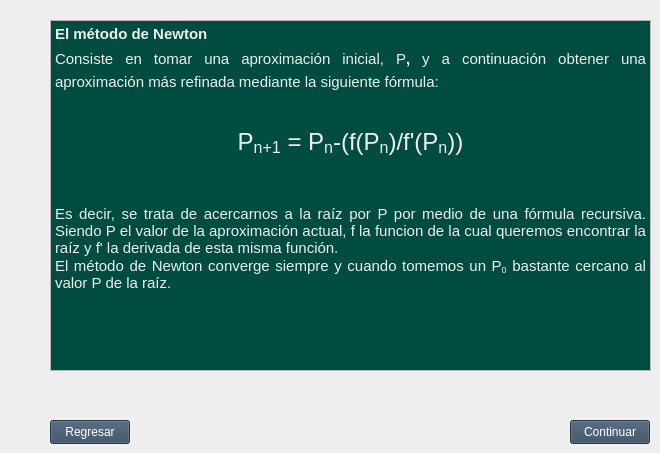
  <widget class="QWidget" name="centralwidget">
   <widget class="QPushButton" name="pushButton">
    <property name="geometry">
     <rect>
      <x>50</x>
      <y>420</y>
      <width>80</width>
      <height>24</height>
     </rect>
    </property>
    <property name="palette">
     <palette>
      <active>
       <colorrole role="WindowText">
        <brush brushstyle="SolidPattern">
         <color alpha="255">
          <red>255</red>
          <green>255</green>
          <blue>255</blue>
         </color>
        </brush>
       </colorrole>
       <colorrole role="Button">
        <brush brushstyle="SolidPattern">
         <color alpha="255">
          <red>53</red>
          <green>73</green>
          <blue>94</blue>
         </color>
        </brush>
       </colorrole>
       <colorrole role="Light">
        <brush brushstyle="SolidPattern">
         <color alpha="255">
          <red>79</red>
          <green>109</green>
          <blue>141</blue>
         </color>
        </brush>
       </colorrole>
       <colorrole role="Midlight">
        <brush brushstyle="SolidPattern">
         <color alpha="255">
          <red>66</red>
          <green>91</green>
          <blue>117</blue>
         </color>
        </brush>
       </colorrole>
       <colorrole role="Dark">
        <brush brushstyle="SolidPattern">
         <color alpha="255">
          <red>26</red>
          <green>36</green>
          <blue>47</blue>
         </color>
        </brush>
       </colorrole>
       <colorrole role="Mid">
        <brush brushstyle="SolidPattern">
         <color alpha="255">
          <red>35</red>
          <green>48</green>
          <blue>62</blue>
         </color>
        </brush>
       </colorrole>
       <colorrole role="Text">
        <brush brushstyle="SolidPattern">
         <color alpha="255">
          <red>255</red>
          <green>255</green>
          <blue>255</blue>
         </color>
        </brush>
       </colorrole>
       <colorrole role="BrightText">
        <brush brushstyle="SolidPattern">
         <color alpha="255">
          <red>255</red>
          <green>255</green>
          <blue>255</blue>
         </color>
        </brush>
       </colorrole>
       <colorrole role="ButtonText">
        <brush brushstyle="SolidPattern">
         <color alpha="255">
          <red>255</red>
          <green>255</green>
          <blue>255</blue>
         </color>
        </brush>
       </colorrole>
       <colorrole role="Base">
        <brush brushstyle="SolidPattern">
         <color alpha="255">
          <red>0</red>
          <green>0</green>
          <blue>0</blue>
         </color>
        </brush>
       </colorrole>
       <colorrole role="Window">
        <brush brushstyle="SolidPattern">
         <color alpha="255">
          <red>53</red>
          <green>73</green>
          <blue>94</blue>
         </color>
        </brush>
       </colorrole>
       <colorrole role="Shadow">
        <brush brushstyle="SolidPattern">
         <color alpha="255">
          <red>0</red>
          <green>0</green>
          <blue>0</blue>
         </color>
        </brush>
       </colorrole>
       <colorrole role="AlternateBase">
        <brush brushstyle="SolidPattern">
         <color alpha="255">
          <red>26</red>
          <green>36</green>
          <blue>47</blue>
         </color>
        </brush>
       </colorrole>
       <colorrole role="ToolTipBase">
        <brush brushstyle="SolidPattern">
         <color alpha="255">
          <red>255</red>
          <green>255</green>
          <blue>220</blue>
         </color>
        </brush>
       </colorrole>
       <colorrole role="ToolTipText">
        <brush brushstyle="SolidPattern">
         <color alpha="255">
          <red>0</red>
          <green>0</green>
          <blue>0</blue>
         </color>
        </brush>
       </colorrole>
       <colorrole role="PlaceholderText">
        <brush brushstyle="SolidPattern">
         <color alpha="128">
          <red>255</red>
          <green>255</green>
          <blue>255</blue>
         </color>
        </brush>
       </colorrole>
      </active>
      <inactive>
       <colorrole role="WindowText">
        <brush brushstyle="SolidPattern">
         <color alpha="255">
          <red>255</red>
          <green>255</green>
          <blue>255</blue>
         </color>
        </brush>
       </colorrole>
       <colorrole role="Button">
        <brush brushstyle="SolidPattern">
         <color alpha="255">
          <red>53</red>
          <green>73</green>
          <blue>94</blue>
         </color>
        </brush>
       </colorrole>
       <colorrole role="Light">
        <brush brushstyle="SolidPattern">
         <color alpha="255">
          <red>79</red>
          <green>109</green>
          <blue>141</blue>
         </color>
        </brush>
       </colorrole>
       <colorrole role="Midlight">
        <brush brushstyle="SolidPattern">
         <color alpha="255">
          <red>66</red>
          <green>91</green>
          <blue>117</blue>
         </color>
        </brush>
       </colorrole>
       <colorrole role="Dark">
        <brush brushstyle="SolidPattern">
         <color alpha="255">
          <red>26</red>
          <green>36</green>
          <blue>47</blue>
         </color>
        </brush>
       </colorrole>
       <colorrole role="Mid">
        <brush brushstyle="SolidPattern">
         <color alpha="255">
          <red>35</red>
          <green>48</green>
          <blue>62</blue>
         </color>
        </brush>
       </colorrole>
       <colorrole role="Text">
        <brush brushstyle="SolidPattern">
         <color alpha="255">
          <red>255</red>
          <green>255</green>
          <blue>255</blue>
         </color>
        </brush>
       </colorrole>
       <colorrole role="BrightText">
        <brush brushstyle="SolidPattern">
         <color alpha="255">
          <red>255</red>
          <green>255</green>
          <blue>255</blue>
         </color>
        </brush>
       </colorrole>
       <colorrole role="ButtonText">
        <brush brushstyle="SolidPattern">
         <color alpha="255">
          <red>255</red>
          <green>255</green>
          <blue>255</blue>
         </color>
        </brush>
       </colorrole>
       <colorrole role="Base">
        <brush brushstyle="SolidPattern">
         <color alpha="255">
          <red>0</red>
          <green>0</green>
          <blue>0</blue>
         </color>
        </brush>
       </colorrole>
       <colorrole role="Window">
        <brush brushstyle="SolidPattern">
         <color alpha="255">
          <red>53</red>
          <green>73</green>
          <blue>94</blue>
         </color>
        </brush>
       </colorrole>
       <colorrole role="Shadow">
        <brush brushstyle="SolidPattern">
         <color alpha="255">
          <red>0</red>
          <green>0</green>
          <blue>0</blue>
         </color>
        </brush>
       </colorrole>
       <colorrole role="AlternateBase">
        <brush brushstyle="SolidPattern">
         <color alpha="255">
          <red>26</red>
          <green>36</green>
          <blue>47</blue>
         </color>
        </brush>
       </colorrole>
       <colorrole role="ToolTipBase">
        <brush brushstyle="SolidPattern">
         <color alpha="255">
          <red>255</red>
          <green>255</green>
          <blue>220</blue>
         </color>
        </brush>
       </colorrole>
       <colorrole role="ToolTipText">
        <brush brushstyle="SolidPattern">
         <color alpha="255">
          <red>0</red>
          <green>0</green>
          <blue>0</blue>
         </color>
        </brush>
       </colorrole>
       <colorrole role="PlaceholderText">
        <brush brushstyle="SolidPattern">
         <color alpha="128">
          <red>255</red>
          <green>255</green>
          <blue>255</blue>
         </color>
        </brush>
       </colorrole>
      </inactive>
      <disabled>
       <colorrole role="WindowText">
        <brush brushstyle="SolidPattern">
         <color alpha="255">
          <red>26</red>
          <green>36</green>
          <blue>47</blue>
         </color>
        </brush>
       </colorrole>
       <colorrole role="Button">
        <brush brushstyle="SolidPattern">
         <color alpha="255">
          <red>53</red>
          <green>73</green>
          <blue>94</blue>
         </color>
        </brush>
       </colorrole>
       <colorrole role="Light">
        <brush brushstyle="SolidPattern">
         <color alpha="255">
          <red>79</red>
          <green>109</green>
          <blue>141</blue>
         </color>
        </brush>
       </colorrole>
       <colorrole role="Midlight">
        <brush brushstyle="SolidPattern">
         <color alpha="255">
          <red>66</red>
          <green>91</green>
          <blue>117</blue>
         </color>
        </brush>
       </colorrole>
       <colorrole role="Dark">
        <brush brushstyle="SolidPattern">
         <color alpha="255">
          <red>26</red>
          <green>36</green>
          <blue>47</blue>
         </color>
        </brush>
       </colorrole>
       <colorrole role="Mid">
        <brush brushstyle="SolidPattern">
         <color alpha="255">
          <red>35</red>
          <green>48</green>
          <blue>62</blue>
         </color>
        </brush>
       </colorrole>
       <colorrole role="Text">
        <brush brushstyle="SolidPattern">
         <color alpha="255">
          <red>26</red>
          <green>36</green>
          <blue>47</blue>
         </color>
        </brush>
       </colorrole>
       <colorrole role="BrightText">
        <brush brushstyle="SolidPattern">
         <color alpha="255">
          <red>255</red>
          <green>255</green>
          <blue>255</blue>
         </color>
        </brush>
       </colorrole>
       <colorrole role="ButtonText">
        <brush brushstyle="SolidPattern">
         <color alpha="255">
          <red>26</red>
          <green>36</green>
          <blue>47</blue>
         </color>
        </brush>
       </colorrole>
       <colorrole role="Base">
        <brush brushstyle="SolidPattern">
         <color alpha="255">
          <red>53</red>
          <green>73</green>
          <blue>94</blue>
         </color>
        </brush>
       </colorrole>
       <colorrole role="Window">
        <brush brushstyle="SolidPattern">
         <color alpha="255">
          <red>53</red>
          <green>73</green>
          <blue>94</blue>
         </color>
        </brush>
       </colorrole>
       <colorrole role="Shadow">
        <brush brushstyle="SolidPattern">
         <color alpha="255">
          <red>0</red>
          <green>0</green>
          <blue>0</blue>
         </color>
        </brush>
       </colorrole>
       <colorrole role="AlternateBase">
        <brush brushstyle="SolidPattern">
         <color alpha="255">
          <red>53</red>
          <green>73</green>
          <blue>94</blue>
         </color>
        </brush>
       </colorrole>
       <colorrole role="ToolTipBase">
        <brush brushstyle="SolidPattern">
         <color alpha="255">
          <red>255</red>
          <green>255</green>
          <blue>220</blue>
         </color>
        </brush>
       </colorrole>
       <colorrole role="ToolTipText">
        <brush brushstyle="SolidPattern">
         <color alpha="255">
          <red>0</red>
          <green>0</green>
          <blue>0</blue>
         </color>
        </brush>
       </colorrole>
       <colorrole role="PlaceholderText">
        <brush brushstyle="SolidPattern">
         <color alpha="128">
          <red>255</red>
          <green>255</green>
          <blue>255</blue>
         </color>
        </brush>
       </colorrole>
      </disabled>
     </palette>
    </property>
    <property name="text">
     <string>Regresar</string>
    </property>
   </widget>
   <widget class="QPushButton" name="pushButton_2">
    <property name="geometry">
     <rect>
      <x>570</x>
      <y>420</y>
      <width>80</width>
      <height>24</height>
     </rect>
    </property>
    <property name="palette">
     <palette>
      <active>
       <colorrole role="WindowText">
        <brush brushstyle="SolidPattern">
         <color alpha="255">
          <red>255</red>
          <green>255</green>
          <blue>255</blue>
         </color>
        </brush>
       </colorrole>
       <colorrole role="Button">
        <brush brushstyle="SolidPattern">
         <color alpha="255">
          <red>53</red>
          <green>73</green>
          <blue>94</blue>
         </color>
        </brush>
       </colorrole>
       <colorrole role="Light">
        <brush brushstyle="SolidPattern">
         <color alpha="255">
          <red>79</red>
          <green>109</green>
          <blue>141</blue>
         </color>
        </brush>
       </colorrole>
       <colorrole role="Midlight">
        <brush brushstyle="SolidPattern">
         <color alpha="255">
          <red>66</red>
          <green>91</green>
          <blue>117</blue>
         </color>
        </brush>
       </colorrole>
       <colorrole role="Dark">
        <brush brushstyle="SolidPattern">
         <color alpha="255">
          <red>26</red>
          <green>36</green>
          <blue>47</blue>
         </color>
        </brush>
       </colorrole>
       <colorrole role="Mid">
        <brush brushstyle="SolidPattern">
         <color alpha="255">
          <red>35</red>
          <green>48</green>
          <blue>62</blue>
         </color>
        </brush>
       </colorrole>
       <colorrole role="Text">
        <brush brushstyle="SolidPattern">
         <color alpha="255">
          <red>255</red>
          <green>255</green>
          <blue>255</blue>
         </color>
        </brush>
       </colorrole>
       <colorrole role="BrightText">
        <brush brushstyle="SolidPattern">
         <color alpha="255">
          <red>255</red>
          <green>255</green>
          <blue>255</blue>
         </color>
        </brush>
       </colorrole>
       <colorrole role="ButtonText">
        <brush brushstyle="SolidPattern">
         <color alpha="255">
          <red>255</red>
          <green>255</green>
          <blue>255</blue>
         </color>
        </brush>
       </colorrole>
       <colorrole role="Base">
        <brush brushstyle="SolidPattern">
         <color alpha="255">
          <red>0</red>
          <green>0</green>
          <blue>0</blue>
         </color>
        </brush>
       </colorrole>
       <colorrole role="Window">
        <brush brushstyle="SolidPattern">
         <color alpha="255">
          <red>53</red>
          <green>73</green>
          <blue>94</blue>
         </color>
        </brush>
       </colorrole>
       <colorrole role="Shadow">
        <brush brushstyle="SolidPattern">
         <color alpha="255">
          <red>0</red>
          <green>0</green>
          <blue>0</blue>
         </color>
        </brush>
       </colorrole>
       <colorrole role="AlternateBase">
        <brush brushstyle="SolidPattern">
         <color alpha="255">
          <red>26</red>
          <green>36</green>
          <blue>47</blue>
         </color>
        </brush>
       </colorrole>
       <colorrole role="ToolTipBase">
        <brush brushstyle="SolidPattern">
         <color alpha="255">
          <red>255</red>
          <green>255</green>
          <blue>220</blue>
         </color>
        </brush>
       </colorrole>
       <colorrole role="ToolTipText">
        <brush brushstyle="SolidPattern">
         <color alpha="255">
          <red>0</red>
          <green>0</green>
          <blue>0</blue>
         </color>
        </brush>
       </colorrole>
       <colorrole role="PlaceholderText">
        <brush brushstyle="SolidPattern">
         <color alpha="128">
          <red>255</red>
          <green>255</green>
          <blue>255</blue>
         </color>
        </brush>
       </colorrole>
      </active>
      <inactive>
       <colorrole role="WindowText">
        <brush brushstyle="SolidPattern">
         <color alpha="255">
          <red>255</red>
          <green>255</green>
          <blue>255</blue>
         </color>
        </brush>
       </colorrole>
       <colorrole role="Button">
        <brush brushstyle="SolidPattern">
         <color alpha="255">
          <red>53</red>
          <green>73</green>
          <blue>94</blue>
         </color>
        </brush>
       </colorrole>
       <colorrole role="Light">
        <brush brushstyle="SolidPattern">
         <color alpha="255">
          <red>79</red>
          <green>109</green>
          <blue>141</blue>
         </color>
        </brush>
       </colorrole>
       <colorrole role="Midlight">
        <brush brushstyle="SolidPattern">
         <color alpha="255">
          <red>66</red>
          <green>91</green>
          <blue>117</blue>
         </color>
        </brush>
       </colorrole>
       <colorrole role="Dark">
        <brush brushstyle="SolidPattern">
         <color alpha="255">
          <red>26</red>
          <green>36</green>
          <blue>47</blue>
         </color>
        </brush>
       </colorrole>
       <colorrole role="Mid">
        <brush brushstyle="SolidPattern">
         <color alpha="255">
          <red>35</red>
          <green>48</green>
          <blue>62</blue>
         </color>
        </brush>
       </colorrole>
       <colorrole role="Text">
        <brush brushstyle="SolidPattern">
         <color alpha="255">
          <red>255</red>
          <green>255</green>
          <blue>255</blue>
         </color>
        </brush>
       </colorrole>
       <colorrole role="BrightText">
        <brush brushstyle="SolidPattern">
         <color alpha="255">
          <red>255</red>
          <green>255</green>
          <blue>255</blue>
         </color>
        </brush>
       </colorrole>
       <colorrole role="ButtonText">
        <brush brushstyle="SolidPattern">
         <color alpha="255">
          <red>255</red>
          <green>255</green>
          <blue>255</blue>
         </color>
        </brush>
       </colorrole>
       <colorrole role="Base">
        <brush brushstyle="SolidPattern">
         <color alpha="255">
          <red>0</red>
          <green>0</green>
          <blue>0</blue>
         </color>
        </brush>
       </colorrole>
       <colorrole role="Window">
        <brush brushstyle="SolidPattern">
         <color alpha="255">
          <red>53</red>
          <green>73</green>
          <blue>94</blue>
         </color>
        </brush>
       </colorrole>
       <colorrole role="Shadow">
        <brush brushstyle="SolidPattern">
         <color alpha="255">
          <red>0</red>
          <green>0</green>
          <blue>0</blue>
         </color>
        </brush>
       </colorrole>
       <colorrole role="AlternateBase">
        <brush brushstyle="SolidPattern">
         <color alpha="255">
          <red>26</red>
          <green>36</green>
          <blue>47</blue>
         </color>
        </brush>
       </colorrole>
       <colorrole role="ToolTipBase">
        <brush brushstyle="SolidPattern">
         <color alpha="255">
          <red>255</red>
          <green>255</green>
          <blue>220</blue>
         </color>
        </brush>
       </colorrole>
       <colorrole role="ToolTipText">
        <brush brushstyle="SolidPattern">
         <color alpha="255">
          <red>0</red>
          <green>0</green>
          <blue>0</blue>
         </color>
        </brush>
       </colorrole>
       <colorrole role="PlaceholderText">
        <brush brushstyle="SolidPattern">
         <color alpha="128">
          <red>255</red>
          <green>255</green>
          <blue>255</blue>
         </color>
        </brush>
       </colorrole>
      </inactive>
      <disabled>
       <colorrole role="WindowText">
        <brush brushstyle="SolidPattern">
         <color alpha="255">
          <red>26</red>
          <green>36</green>
          <blue>47</blue>
         </color>
        </brush>
       </colorrole>
       <colorrole role="Button">
        <brush brushstyle="SolidPattern">
         <color alpha="255">
          <red>53</red>
          <green>73</green>
          <blue>94</blue>
         </color>
        </brush>
       </colorrole>
       <colorrole role="Light">
        <brush brushstyle="SolidPattern">
         <color alpha="255">
          <red>79</red>
          <green>109</green>
          <blue>141</blue>
         </color>
        </brush>
       </colorrole>
       <colorrole role="Midlight">
        <brush brushstyle="SolidPattern">
         <color alpha="255">
          <red>66</red>
          <green>91</green>
          <blue>117</blue>
         </color>
        </brush>
       </colorrole>
       <colorrole role="Dark">
        <brush brushstyle="SolidPattern">
         <color alpha="255">
          <red>26</red>
          <green>36</green>
          <blue>47</blue>
         </color>
        </brush>
       </colorrole>
       <colorrole role="Mid">
        <brush brushstyle="SolidPattern">
         <color alpha="255">
          <red>35</red>
          <green>48</green>
          <blue>62</blue>
         </color>
        </brush>
       </colorrole>
       <colorrole role="Text">
        <brush brushstyle="SolidPattern">
         <color alpha="255">
          <red>26</red>
          <green>36</green>
          <blue>47</blue>
         </color>
        </brush>
       </colorrole>
       <colorrole role="BrightText">
        <brush brushstyle="SolidPattern">
         <color alpha="255">
          <red>255</red>
          <green>255</green>
          <blue>255</blue>
         </color>
        </brush>
       </colorrole>
       <colorrole role="ButtonText">
        <brush brushstyle="SolidPattern">
         <color alpha="255">
          <red>26</red>
          <green>36</green>
          <blue>47</blue>
         </color>
        </brush>
       </colorrole>
       <colorrole role="Base">
        <brush brushstyle="SolidPattern">
         <color alpha="255">
          <red>53</red>
          <green>73</green>
          <blue>94</blue>
         </color>
        </brush>
       </colorrole>
       <colorrole role="Window">
        <brush brushstyle="SolidPattern">
         <color alpha="255">
          <red>53</red>
          <green>73</green>
          <blue>94</blue>
         </color>
        </brush>
       </colorrole>
       <colorrole role="Shadow">
        <brush brushstyle="SolidPattern">
         <color alpha="255">
          <red>0</red>
          <green>0</green>
          <blue>0</blue>
         </color>
        </brush>
       </colorrole>
       <colorrole role="AlternateBase">
        <brush brushstyle="SolidPattern">
         <color alpha="255">
          <red>53</red>
          <green>73</green>
          <blue>94</blue>
         </color>
        </brush>
       </colorrole>
       <colorrole role="ToolTipBase">
        <brush brushstyle="SolidPattern">
         <color alpha="255">
          <red>255</red>
          <green>255</green>
          <blue>220</blue>
         </color>
        </brush>
       </colorrole>
       <colorrole role="ToolTipText">
        <brush brushstyle="SolidPattern">
         <color alpha="255">
          <red>0</red>
          <green>0</green>
          <blue>0</blue>
         </color>
        </brush>
       </colorrole>
       <colorrole role="PlaceholderText">
        <brush brushstyle="SolidPattern">
         <color alpha="128">
          <red>255</red>
          <green>255</green>
          <blue>255</blue>
         </color>
        </brush>
       </colorrole>
      </disabled>
     </palette>
    </property>
    <property name="text">
     <string>Continuar</string>
    </property>
   </widget>
   <widget class="QTextBrowser" name="textBrowser">
    <property name="geometry">
     <rect>
      <x>50</x>
      <y>20</y>
      <width>601</width>
      <height>351</height>
     </rect>
    </property>
    <property name="palette">
     <palette>
      <active>
       <colorrole role="Base">
        <brush brushstyle="SolidPattern">
         <color alpha="255">
          <red>0</red>
          <green>76</green>
          <blue>64</blue>
         </color>
        </brush>
       </colorrole>
       <colorrole role="Shadow">
        <brush brushstyle="SolidPattern">
         <color alpha="255">
          <red>0</red>
          <green>76</green>
          <blue>64</blue>
         </color>
        </brush>
       </colorrole>
       <colorrole role="ToolTipText">
        <brush brushstyle="SolidPattern">
         <color alpha="255">
          <red>0</red>
          <green>76</green>
          <blue>64</blue>
         </color>
        </brush>
       </colorrole>
      </active>
      <inactive>
       <colorrole role="Base">
        <brush brushstyle="SolidPattern">
         <color alpha="255">
          <red>0</red>
          <green>76</green>
          <blue>64</blue>
         </color>
        </brush>
       </colorrole>
       <colorrole role="Shadow">
        <brush brushstyle="SolidPattern">
         <color alpha="255">
          <red>0</red>
          <green>76</green>
          <blue>64</blue>
         </color>
        </brush>
       </colorrole>
       <colorrole role="ToolTipText">
        <brush brushstyle="SolidPattern">
         <color alpha="255">
          <red>0</red>
          <green>76</green>
          <blue>64</blue>
         </color>
        </brush>
       </colorrole>
      </inactive>
      <disabled>
       <colorrole role="Base">
        <brush brushstyle="SolidPattern">
         <color alpha="255">
          <red>0</red>
          <green>76</green>
          <blue>64</blue>
         </color>
        </brush>
       </colorrole>
       <colorrole role="Shadow">
        <brush brushstyle="SolidPattern">
         <color alpha="255">
          <red>0</red>
          <green>76</green>
          <blue>64</blue>
         </color>
        </brush>
       </colorrole>
       <colorrole role="ToolTipText">
        <brush brushstyle="SolidPattern">
         <color alpha="255">
          <red>0</red>
          <green>76</green>
          <blue>64</blue>
         </color>
        </brush>
       </colorrole>
      </disabled>
     </palette>
    </property>
    <property name="html">
     <string>&lt;!DOCTYPE HTML PUBLIC &quot;-//W3C//DTD HTML 4.0//EN&quot; &quot;http://www.w3.org/TR/REC-html40/strict.dtd&quot;&gt;
&lt;html&gt;&lt;head&gt;&lt;meta name=&quot;qrichtext&quot; content=&quot;1&quot; /&gt;&lt;style type=&quot;text/css&quot;&gt;
p, li { white-space: pre-wrap; }
&lt;/style&gt;&lt;/head&gt;&lt;body style=&quot; font-family:'Ubuntu'; font-size:10pt; font-weight:400; font-style:normal;&quot;&gt;
&lt;p align=&quot;justify&quot; style=&quot; margin-top:0px; margin-bottom:0px; margin-left:0px; margin-right:0px; -qt-block-indent:0; text-indent:0px; line-height:138%;&quot;&gt;&lt;a name=&quot;docs-internal-guid-924a0272-7fff-a7e8-75f2-9b8330ebdc0b&quot;&gt;&lt;/a&gt;&lt;span style=&quot; font-family:'Roboto','sans-serif'; font-size:11pt; font-weight:600; color:#eeeeec; background-color:transparent;&quot;&gt;E&lt;/span&gt;&lt;span style=&quot; font-family:'Roboto','sans-serif'; font-size:11pt; font-weight:600; color:#eeeeec; background-color:transparent;&quot;&gt;l método de Newton &lt;/span&gt;&lt;/p&gt;
&lt;p align=&quot;justify&quot; style=&quot; margin-top:0px; margin-bottom:0px; margin-left:0px; margin-right:0px; -qt-block-indent:0; text-indent:0px; line-height:138%;&quot;&gt;&lt;span style=&quot; font-family:'Roboto','sans-serif'; font-size:11pt; color:#eeeeec; background-color:transparent;&quot;&gt;Consiste en tomar una aproximación inicial, P&lt;/span&gt;&lt;span style=&quot; font-family:'Roboto','sans-serif'; font-size:11pt; font-weight:696; color:#eeeeec; background-color:transparent;&quot;&gt;, &lt;/span&gt;&lt;span style=&quot; font-family:'Roboto','sans-serif'; font-size:11pt; color:#eeeeec; background-color:transparent;&quot;&gt;y a continuación obtener una aproximación más refinada mediante la siguiente fórmula:&lt;/span&gt;&lt;/p&gt;
&lt;p align=&quot;justify&quot; style=&quot; margin-top:0px; margin-bottom:0px; margin-left:0px; margin-right:0px; -qt-block-indent:0; text-indent:0px;&quot;&gt;&lt;span style=&quot; font-family:'Ubuntu'; color:#eeeeec;&quot;&gt;&lt;br /&gt;&lt;/span&gt;&lt;/p&gt;
&lt;p align=&quot;center&quot; style=&quot; margin-top:0px; margin-bottom:0px; margin-left:0px; margin-right:0px; -qt-block-indent:0; text-indent:0px; line-height:138%;&quot;&gt;&lt;span style=&quot; font-family:'Roboto','sans-serif'; font-size:18pt; color:#eeeeec; background-color:transparent;&quot;&gt;P&lt;/span&gt;&lt;span style=&quot; font-family:'Roboto','sans-serif'; font-size:18pt; color:#eeeeec; background-color:transparent; vertical-align:sub;&quot;&gt;n+1&lt;/span&gt;&lt;span style=&quot; font-family:'Roboto','sans-serif'; font-size:18pt; color:#eeeeec; background-color:transparent;&quot;&gt; = P&lt;/span&gt;&lt;span style=&quot; font-family:'Roboto','sans-serif'; font-size:18pt; color:#eeeeec; background-color:transparent; vertical-align:sub;&quot;&gt;n&lt;/span&gt;&lt;span style=&quot; font-family:'Roboto','sans-serif'; font-size:18pt; color:#eeeeec; background-color:transparent;&quot;&gt;-(f(P&lt;/span&gt;&lt;span style=&quot; font-family:'Roboto','sans-serif'; font-size:18pt; color:#eeeeec; background-color:transparent; vertical-align:sub;&quot;&gt;n&lt;/span&gt;&lt;span style=&quot; font-family:'Roboto','sans-serif'; font-size:18pt; color:#eeeeec; background-color:transparent;&quot;&gt;)/f'(P&lt;/span&gt;&lt;span style=&quot; font-family:'Roboto','sans-serif'; font-size:18pt; color:#eeeeec; background-color:transparent; vertical-align:sub;&quot;&gt;n&lt;/span&gt;&lt;span style=&quot; font-family:'Roboto','sans-serif'; font-size:18pt; color:#eeeeec; background-color:transparent;&quot;&gt;))&lt;/span&gt;&lt;/p&gt;
&lt;p align=&quot;center&quot; style=&quot;-qt-paragraph-type:empty; margin-top:0px; margin-bottom:0px; margin-left:0px; margin-right:0px; -qt-block-indent:0; text-indent:0px; line-height:138%; font-family:'Roboto','sans-serif'; font-size:18pt; color:#eeeeec;&quot;&gt;&lt;br /&gt;&lt;/p&gt;
&lt;p align=&quot;justify&quot; style=&quot; margin-top:0px; margin-bottom:0px; margin-left:0px; margin-right:0px; -qt-block-indent:0; text-indent:0px;&quot;&gt;&lt;span style=&quot; font-family:'Roboto','sans-serif'; font-size:11pt; color:#eeeeec; background-color:transparent;&quot;&gt;Es decir, se trata de acercarnos a la raíz por P por medio de una fórmula recursiva. Siendo P el valor de la aproximación actual, f la funcion de la cual queremos encontrar la raíz y f' la derivada de esta misma función.&lt;/span&gt;&lt;/p&gt;
&lt;p align=&quot;justify&quot; style=&quot; margin-top:0px; margin-bottom:0px; margin-left:0px; margin-right:0px; -qt-block-indent:0; text-indent:0px;&quot;&gt;&lt;span style=&quot; font-family:'Roboto','sans-serif'; font-size:11pt; color:#eeeeec; background-color:transparent;&quot;&gt;El método de Newton converge siempre y cuando tomemos un P&lt;/span&gt;&lt;span style=&quot; font-family:'Roboto','sans-serif'; font-size:11pt; color:#eeeeec; background-color:transparent; vertical-align:sub;&quot;&gt;0&lt;/span&gt;&lt;span style=&quot; font-family:'Roboto','sans-serif'; font-size:11pt; color:#eeeeec; background-color:transparent;&quot;&gt; bastante cercano al valor P de la raíz.&lt;/span&gt;&lt;/p&gt;&lt;/body&gt;&lt;/html&gt;</string>
    </property>
   </widget>
  </widget>
